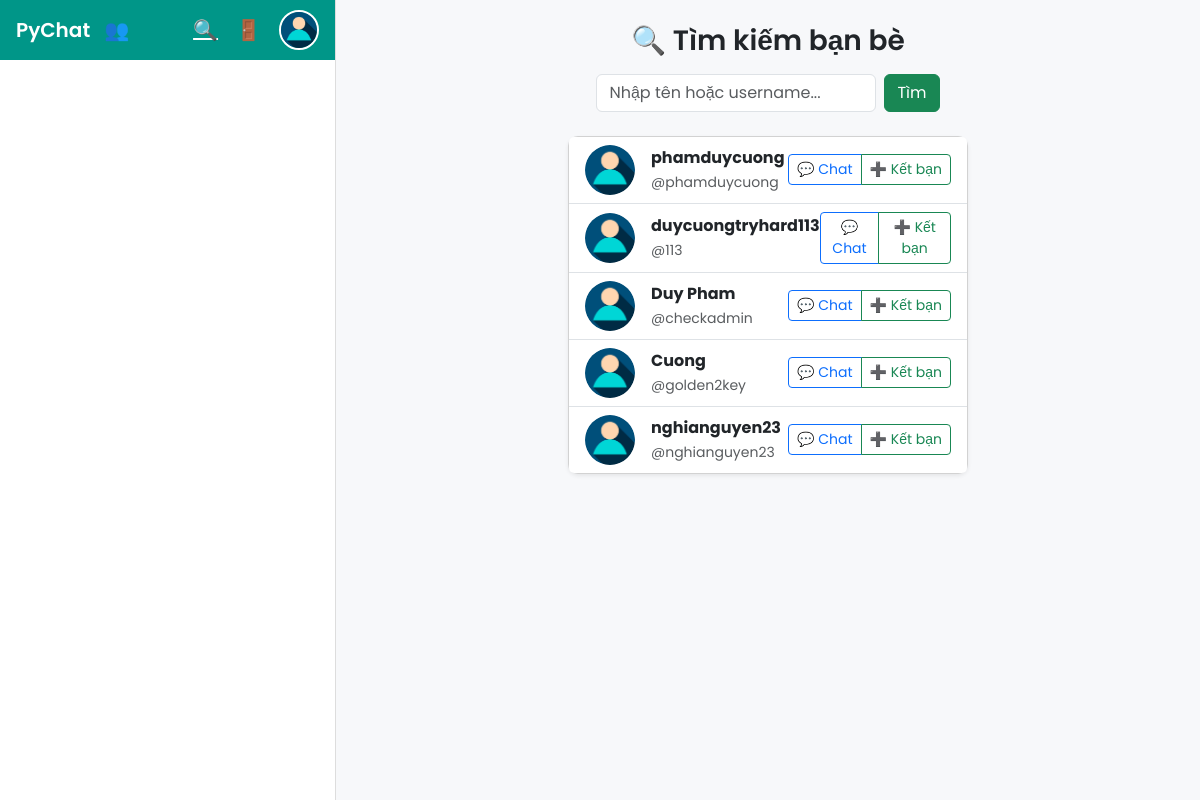
Screenshot of /chat/search/ (signed in) with the database file from the repository.
### chat/models.py (models this page shows, shortened)
class UserProfile(models.Model):
    user = models.OneToOneField(
        User,
        on_delete=models.CASCADE,
        related_name="profile",
        null=True, blank=True,  # ✅ cho phép tạm null để migrate an toàn
    )
    name = models.CharField(max_length=25)
    email = models.EmailField(unique=True)
    username = models.CharField(max_length=20, unique=True)
    bio = models.TextField(blank=True, null=True)
    avatar = models.ImageField(upload_to='avatars/', blank=True, null=True)

### chat/views.py (the view)
# urls.py: path("search/", views.search, name="search"),
@login_required
def search(request):
    curr_user = get_object_or_404(UserProfile, username=request.user.username)
    users = UserProfile.objects.exclude(username=curr_user.username)
    if request.method == "POST":
        query = request.POST.get("search", "").strip().lower()
        if query:
            users = users.filter(Q(name__icontains=query) | Q(username__icontains=query))
    friends = UserProfile.objects.filter(
        Q(sent_messages__receiver_name=curr_user)
        | Q(received_messages__sender_name=curr_user)
    ).distinct()
    return render(request, "chat/search.html", {"users": users, "friends": friends})

### chat/templates/chat/search.html (shortened to what this page needs)
{% extends "chat/Base.html" %}
{% load static %}
{% block content %}
<div class="container py-4">
  <div class="d-flex flex-column align-items-center">
    <h3 class="mb-3 fw-semibold">🔍 Tìm kiếm bạn bè</h3>
    <form method="post" class="d-flex mb-4" style="gap: 8px;">
      <input
        type="text"
        name="search"
        placeholder="Nhập tên hoặc username..."
        class="form-control"
        style="width: 280px;"
        value="{{ request.POST.search|default:'' }}"
      >
      <button type="submit" class="btn btn-success">Tìm</button>
    </form>
    <div class="card shadow-sm" style="width: 400px; border-radius: 10px;">
      <ul class="list-group list-group-flush">
        {% for user in users %}
        <li class="list-group-item d-flex align-items-center justify-content-between">
          <div class="d-flex align-items-center">
            <img src="{% static 'images/user_image.jpg' %}" alt="avatar"
                 class="me-3" style="width:50px;height:50px;border-radius:50%;">
            <div>
              <strong>{{ user.name }}</strong><br>
              <small class="text-muted">@{{ user.username }}</small>
            </div>
          </div>
          <div class="btn-group">
            <a class="btn btn-sm btn-outline-primary" href="{% url 'chat:chat' user.username %}">💬 Chat</a>
            <a class="btn btn-sm btn-outline-success" href="{% url 'chat:addFriend' user.username %}">➕ Kết bạn</a>
          </div>
        </li>
        {% empty %}
        <li class="list-group-item text-center text-muted py-3">
          Không tìm thấy người dùng nào.
        </li>
        {% endfor %}
      </ul>
    </div>
  </div>
</div>
{% endblock %}

### chat/templates/chat/Base.html (style rules this page uses)
* { box-sizing: border-box; }
body { margin: 0; font-family: 'Poppins', sans-serif; background: #f1f3f6; height: 100vh; overflow: hidden; }

### rows the page displays
UserProfile: name "phamduycuong", username "phamduycuong"
UserProfile: name "duycuongtryhard113", username "113"
UserProfile: name "Duy Pham", username "checkadmin"
UserProfile: name "Cuong", username "golden2key"
UserProfile: name "nghianguyen23", username "nghianguyen23"
